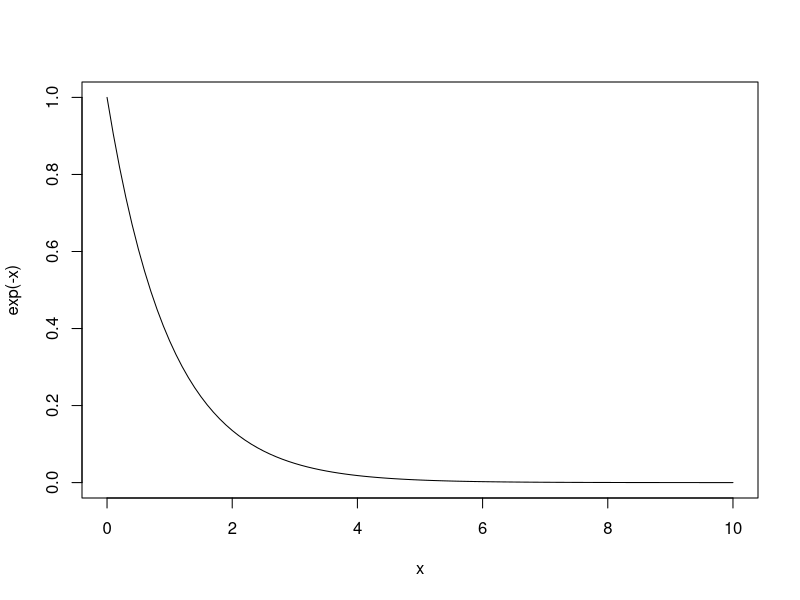
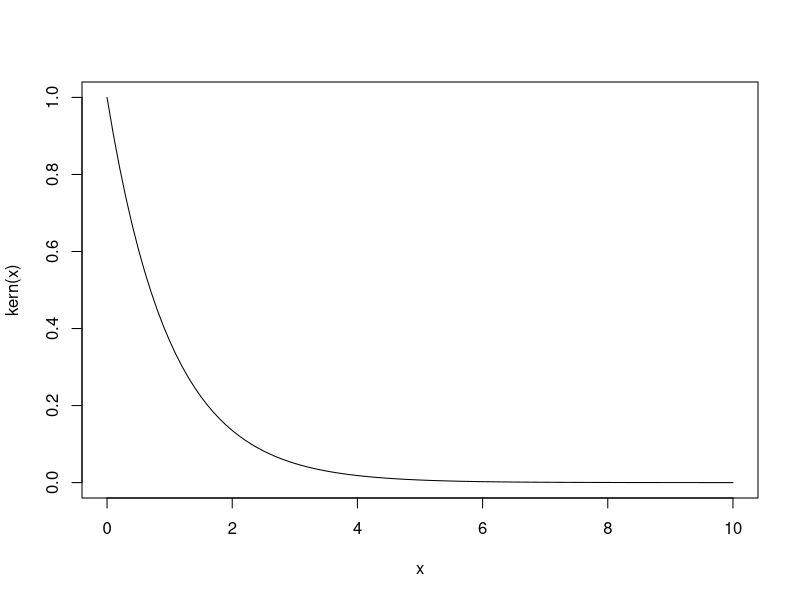

Here is the R script that generated these plots, in order: (Note: this script raises an error after producing the figures.)
#'
#'
#'
#' This implements migration (of the first kind)
#'
#' m_(ij) = m_0 "kern"("distance"_(ij)") N_j
#'
#'
#'
rate_to_probability <- function(rate) {
  1 - exp(-rate)
}

# set.seed(20240412)


litter_size_distr <- c(2, 4, 13, 22.5, 17.5, 14, 9, 3) / 100
avg_litter_size <- sum(seq_along(litter_size_distr) * litter_size_distr)
avg_litter_size <- avg_litter_size / 2

# litter_size_distr %>% sum()
# litter_size0 <- c(`0` = 1 - sum(litter_size_distr), litter_size_distr)
# sample_litter_size <- function(n) {
#   sample.int(length(litter_size0),
#              size = n, replace = TRUE, prob = litter_size0) - 1
# }

birth <-  avg_litter_size
death <- 0.6540
# birth <- yearly_prob_to_weekly_prob(rate_to_probability(birth))
# death <- yearly_prob_to_weekly_prob(death)
c(birth = birth, death = death)



birth_baseline <- birth
death_baseline <- death
birth_baseline <- 4
death_baseline <- 1

growth_baseline <- birth_baseline - death_baseline

mu_0 <- death_baseline
beta_0 <- birth_baseline

# migration baseline
m_baseline <- 0.15

dist_01 <- 0.2
#' Adjustment coefficient
# (birth_baseline - death_baseline) / (birth_baseline + death_baseline)

#' carrying capacity
k0 <- 15
# k0 <- 25
# k0 <- 80
# u0 <- seq.default(1, 12, by = 1)
# u0 %>% log1p()
# exp(-(0:12) + log(10)) %>% prettyNum()
# sqrt(c(0:10**2)) %>%
#   plot(y=rep.int(0, length(.)))
# sqrt(0:10**2)
# u0 <- seq.default(1, ceiling(1.5 * k0), by = 1)


reps <- 100
reps <- 50
max_t_years <- 25

# max_t_weeks <- max_t_years * 52

curve(exp(-x), to = 10)
kern <- function(distance, d0 = 1) {
  exp(-distance / d0)
}

# curve(exp(-x/5), to = 30)
curve(kern(x), to = 10)

# stopifnot(length(u0) == 1)
# TODO: maybe sort it
u1 <- 10
u2 <- 0
current_u <- c(u1 = u1, u2 = u2) %>% rep.int(times = reps)
# current_u
# reps
id_rep <- seq_len(reps)
current_t <- numeric(length(id_rep))


if (any(k0 > current_u)) {
  warning("Starting population larger than carrying capacity")
}

# results <- cbind(rep = integer(0), t = numeric(0)) %>%
#   cbind(u = identity(t(numeric(2))))
results <- cbind(rep = integer(0), t = numeric(0),
                 u1 = integer(0),
                 u2 = integer(0))
results <- rbind(
  results,
  cbind(rep = id_rep, t = current_t,
        matrix(current_u, ncol = 2, byrow = TRUE)
  )
)
stopifnot(nrow(results) == reps)

repeat {

  stopifnot(all(!is.na(current_u),
                !is.na(current_t)))

  current_n <- length(id_rep)
  next_unif <- runif(current_n)

  stopifnot(
    vapply(next_unif, \(x) !isTRUE(all.equal.numeric(x, 0)), FUN.VALUE = logical(1))
  )
  # birth <- growth_baseline * pmax(0, 1 - current_u / k0)
  # death <- growth_baseline * pmax(0, current_u / k0 - 1)

  # BIRTH and DEATH process
  # birth <- beta_0 * pmax(0, (1 - (current_u * (beta_0 - mu_0)) / (k0 * (beta_0 + mu_0))))
  # death <- mu_0 * (1 + (current_u * (beta_0 - mu_0)) / (k0 * (beta_0 + mu_0)))
  # stopifnot(all(birth >= 0), all(death >= 0))
  # delta_t <- -log(next_unif) / ((birth + death) * current_u)

  # MIGRATION
  current_u1 <- current_u[c(TRUE, FALSE)]
  current_u2 <- current_u[c(FALSE, TRUE)]
  # all_m <- kern(distance = dist_01) * current_0
  m_common <- m_baseline * kern(distance = dist_01) * (current_u1 + current_u2)
  #FIXME: check if any (all?) m_common is zero
  delta_t <- -log(next_unif) / (m_common)
  stopifnot(
    length(delta_t) == length(m_common)
  )
  # what if no-one migrates?
  # delta_t[current_u == k0] <- 0

  # DEBUG
  # (death == 0) & (birth == 0) & (current_u!=k0)

  # ALTERNATIVE:
  # delta_t <- rexp(n = current_n, rate = (birth + death) * current_u)
  stopifnot(all(!is.infinite(delta_t)))
  stopifnot(all(delta_t >= 0))
  next_t <- current_t + delta_t

  # IDEA: use rexp instead you crazy person

  # BIRTH AND DEATH APPROACH
  # birth <- rate_to_probability(birth)
  # death <- rate_to_probability(death)
  # stopifnot(all(birth >= 0), all(death >= 0),
  #           all(birth <= 1), all(death <= 1))

  # which direction did the movement occur in?
  delta_u <- rbinom(n = current_n, size = 1,
                    prob = current_u2 / (current_u1 + current_u2))
  # 0 => u1, 1 => u2
  delta_u <- c(-1, 1)[delta_u + 1]
  # current_u
  # delta_u
  next_u <- current_u
  next_u[c(TRUE, FALSE)] <- current_u1 + delta_u
  next_u[c(FALSE, TRUE)] <- current_u2 + (-1) * delta_u
  # current_u
  stopifnot(all(next_u >= 0))
  stopifnot(all(!is.na(delta_u)))

  #shift
  current_t <- next_t
  current_u <- next_u

  # record
  results <- rbind(
    results,
    cbind(rep = id_rep, t = current_t,
          u = current_u %>% matrix(byrow = TRUE, ncol = 2))
  )

  # retire elapsed trajectories
  elapsed_t <- which(current_t >= max_t_years)
  elapsed_t_u <- c(
    2 * elapsed_t - 1,
    2 * elapsed_t
  )
  # elapsed_t <- c(elapsed_t, elapsed_t + 1)
  # FIXME: it has to be all u in the iteration
  # elapsed_u <- which(current_u == 0)
  elapsed_u <- integer()
  # elapsed_k0 <- which(current_u == k0) # or delta_t == 0
  elapsed_k0 <- integer()
  elapsed_reps <- unique(c(elapsed_t, elapsed_u, elapsed_k0))

  if (length(elapsed_reps) > 0) {
    #   # message(glue("{length(elapsed_u)}"))
    #
    #   #add `t_max` to the `elapsed_u` group
    #   # FIXME: this is currently disabled
    #   elapsed_u_and_k0 <- unique(c(elapsed_u, elapsed_k0))
    #   elapsed_t_u
    #   # current_u
    #   results <- rbind(
    #     results, cbind(rep = id_rep[elapsed_u_and_k0],
    #                    t = rep.int(max_t_years, length(elapsed_u_and_k0)),
    #                    u = current_u[elapsed_u_and_k0] %>%
    #                      matrix(byrow=TRUE, ncol = 2))
    #   )
    # }

    # remove the elapsed simulations from consideration
    # current_u <- current_u[-elapsed_reps]
    # current_t <- current_t[-elapsed_reps]
    current_u <- current_u[-elapsed_t_u]
    current_t <- current_t[-elapsed_t]
    # FIXME:
    # id_rep <- id_rep[-elapsed_reps]
    id_rep <- id_rep[-elapsed_t]
  }

  stopifnot(length(current_u) == 2 * length(current_t),
            length(current_t) == length(id_rep)
  )
  if (length(current_u) == 0) {
    break
  }
}
stopifnot(length(id_rep) == 0)

results <-
  results %>%
  as_tibble()

# current_t
# current_u
# id_rep
# stop()
# results <- results |>
#   as_tibble() %>%
#   left_join(
#     results_info %>% bind_rows(),
#     by = join_by(rep)
#   )
# u0
#'
#' Cache the result
fs::dir_create(".cache")
results %>% write_rds(".cache/024_results_with_info.RDS")

results

results %>%
  pivot_longer(c(u1, u2),
               names_pattern = "u(\\d+)",
               names_to = "id_u",
               values_to = "u") %>%
  identity() %>% {
    ggplot(.) +
      aes(t, u, group = str_c(rep, id_u)) +
      geom_line(
        aes(color = id_u),
        alpha = 0.4,
      ) +

      # APPROACH: Poisson-regression
      # geom_smooth(aes(group = id_u,
      #                 color = id_u),
      #             method = glm,
      #             method.args = list(family = poisson),
      #             linetype = "dashed",
      #             se = FALSE) +
      # APPROACH: GAM
      geom_smooth(aes(group = id_u,
                      color = id_u),
                  # method = glm,
                  # method.args = list(family = poisson),
                  linetype = "dashed",
                  se = FALSE) +

      geom_vline(aes(xintercept = max_t_years,
                 color = "max_t"),
                 linetype = "dotted") +

      theme_bw(base_size = 14) +
      labs(color = NULL) +
      theme(legend.position = "bottom") +
      NULL
  }



#'
#' # glm_results <- glm(
#' #   u ~ t + offset(-log(results$u0)),
#' #   # u ~ factor(id_u0)*0 + t,
#' #   data = results,
#' #   family = poisson()
#' # )
#' # glm_results
#' # glm_results %>% summary()
#' # glm_results <- glm(
#' #   u ~ t + 0,
#' #   offset = log(u0),
#' #   data = results,
#' #   family = poisson()
#' # )
#' # glm_results
#' # glm_results %>% summary()
#' # glm_results %>%
#' #   predict.glm(
#' #     newdata = tibble(t = 0.1),
#' #     terms = TRUE
#' #   ) %>%
#' #   # str()
#' #   as_tibble()
#'
#' # predict.glm(glm_results) %>%
#' #   as_tibble()
#' # predict.glm(glm_results,
#' #             newdata = tibble(t = 0.1, u0 = 1)) %>%
#' #   as_tibble()
#' #
#' # glm_predict <-
#' #   expand_grid(
#' #     # t = seq.default(0, max_t_years, length.out = 100),
#' #     # u0 = seq.default(0, 10, by = 1)
#' #   ) %>%
#' #   bind_cols(
#' #     predict =
#' #       predict.glm(
#' #         glm_results,
#' #         newdata = .,
#' #         type = "response"
#' #       )
#' #   )
#' # results %>%
#' #   bind_cols(
#' #     predict = predict.glm(
#' #       glm_results, type = "response"
#' #     )
#' #   ) %>%
#' #   # nrow() %>%
#' # # glm_predict %>%
#' #   ggplot() +
#' #   aes(t, predict, group = id_u0) +
#' #
#' #   geom_line(aes(color = u0)) +
#' #   scale_color_binned() +
#' #
#' #   theme_bw(base_size = 14) +
#' #   NULL
#' #'
#' #'
#' p_traj <- results |>
#'   ggplot() +
#'   aes(t, u, group = rep) +
#'   # geom_step() +
#'   # geom_line(color = "grey90", show.legend = FALSE) +
#'   geom_line(aes(alpha = u), show.legend = FALSE) +
#'   # geom_step(aes(alpha = u), show.legend = FALSE) +
#'   geom_hline(aes(yintercept = k0), linetype = "dotted") +
#'
#'   scale_alpha_continuous(range = c(0.15)) +
#'   # xlim(c(NA, 4)) +
#'   theme_bw()
#' #'
#' p_traj
#' #'
#' #'
#' results |>
#'   ggplot() +
#'   aes(t, u, group = rep) +
#'   # geom_step(aes(color = u0)) +
#'   geom_line(aes(color = u0), alpha = 0.25) +
#'   geom_hline(aes(yintercept = k0), linetype = "dotted") +
#'
#'   scale_alpha_continuous(range = c(0.15)) +
#'   scale_color_binned() +
#'   xlim(c(NA, 11)) +
#'   ylim(c(0, NA)) +
#'
#'   theme_bw() +
#'   theme(legend.position = "bottom") +
#'   NULL
#' #'
#' results %>%
#'   # glimpse()
#'   ggplot() +
#'   aes(t, u, group = rep) +
#'   # geom_step() +
#'   # geom_line(color = "grey90", show.legend = FALSE) +
#'   geom_line(aes(alpha = u0), show.legend = FALSE) +
#'   # geom_step(aes(alpha = u), show.legend = FALSE) +
#'   geom_hline(aes(yintercept = k0), linetype = "dotted") +
#'
#'   scale_alpha_continuous(range = c(0.15)) +
#'
#'   theme_bw()
#'
#' # p_traj +
#' #   facet_grid(~u0) +
#' #   lims(u0 = c(0,10))
#' #'
#' # ode_times <- results$t %>% zapsmall() %>%  unique() %>% sort()
#' #'
#' #'
#'
#' ode_results <- deSolve::ode(
#'   y = c(u = u0), times = seq.default(0, 25, by = 0.001),
#'   parms = list(r = birth_baseline - death_baseline, k0 = k0,
#'                birth_baseline = birth_baseline,
#'                death_baseline = death_baseline),
#'   func = function(times, y, parameters) {
#'     with(parameters, {
#'       dN <- r * y * (1 - y / k0)
#'       list(dN)
#'     })
#'   }
#' )
#' ode_results <-
#'   ode_results %>%
#'   unclass() %>%
#'   as_tibble() %>%
#'   rename(t = time) %>%
#'   pivot_longer(
#'     -t,
#'     names_pattern = "u(\\d+)",
#'     names_to = c("id_u0"),
#'     values_to = "u") %>%
#'   mutate(u0 = u0[as.integer(id_u0)],
#'          id_u0 = NULL)
#' #TODO
#'
#'
#' p_traj_and_ode <- p_traj +
#'   aes(color = id_u0) +
#'   geom_line(aes(color = u0, group = u0), data = ode_results) +
#'
#'   labs(color = NULL) +
#'   theme(legend.position = "bottom") +
#'   NULL
#' p_traj_and_ode
#'
#'
#' results |>
#'   ggplot() +
#'   aes(t, u, group = rep) +
#'   # geom_step(aes(color = u0)) +
#'   geom_line(aes(color = u0), alpha = 0.15) +
#'   geom_hline(aes(yintercept = k0), linetype = "dotted") +
#'
#'
#'   # ODE
#'   geom_line(aes(color = u0, group = u0),
#'             linewidth = 0.75, linetype = "dashed",
#'             data = ode_results) +
#'
#'   labs(color = NULL, y = "N", x = "time") +
#'   scale_alpha_continuous(range = c(0.15)) +
#'   scale_color_binned() +
#'   xlim(c(NA, 11)) +
#'   ylim(c(0, NA)) +
#'   theme_bw(base_size = 14) +
#'   theme(aspect.ratio = 1) +
#'   theme(legend.position = "bottom") +
#'   NULL
#'
#' fs::dir_create("figures")
#' # ggsave(
#' #   width = 10*2,
#' #   filename = "figures/024_balanced_birth_death_with_ode.svg",
#' #   scale = 2,
#' #   device = svglite::svglite
#' # )
#'
#' #'
#' # fs::dir_create("figures")
#' # pdf(file = "figures/017_gillespie_growth_with_ode.pdf")
#' # results |>
#' #   group_by(u0) %>%
#' #   group_map(\(data, key) {
#' #     ggplot(data) +
#' #       aes(t, u, group = rep) +
#' #       # geom_step() +
#' #       # geom_line(color = "grey90", show.legend = FALSE) +
#' #       geom_line(aes(alpha = u), show.legend = FALSE) +
#' #       # geom_step(aes(alpha = u), show.legend = FALSE) +
#' #       geom_hline(aes(yintercept = k0), linetype = "dotted") +
#' #
#' #       scale_alpha_continuous(range = c(0.15)) +
#' #
#' #       theme_bw() +
#' #       geom_line(aes(color = u0, group = u0), data = ode_results) +
#' #
#' #       labs(color = NULL) +
#' #       theme(legend.position = "bottom") +
#' #       NULL
#' #   })
#' # dev.off()
#'
#' #'
#' # VALIDATION: must be zero / empty
#' # results %>%
#' #   dplyr::filter(t < 0)
#' #'
#' results %>%
#'   # dplyr::filter(id_u0 == 5) %>%
#'   ggplot() +
#'   aes(t, u, group = rep) +
#'   # geom_line(aes(color = identity(u0)), show.legend = TRUE) +
#'
#'   # `geom_smooth()` using method = 'gam' and formula = 'y ~ s(x, bs = "cs")'
#'   geom_smooth(aes(group = u0, color = u0)) +
#'   geom_line(aes(color = u0, group = u0), data = ode_results) +
#'
#'   # scale_color_viridis_c(direction = -1) +
#'   scale_color_viridis_b(direction = -1) +
#'
#'   labs(color = NULL) +
#'   theme_bw(base_size = 14) +
#'   theme(legend.position = "bottom") +
#'   NULL
#' #'
#' #' Plotting P(extinction, t | u0)
#' #'
#' results %>%
#'   slice_max(t, by = rep) %>%
#'   summarise(
#'     `P(extinction)` = mean(u < 1),
#'     .by = c(u0)
#'   ) %>%
#'   identity() %>%
#'   glimpse() %>%
#'   ggplot() +
#'   aes(u0, `P(extinction)`) +
#'   geom_line() +
#'   # geom_line(aes(color = u0)) +
#'   # scale_colour_viridis_c(direction = -1) +
#'   # scale_color_viridis_b(direction = -1, n.breaks = 9) +
#'
#'   labs(y = "P(extinct)",
#'        x = "u0",
#'        color = NULL) +
#'   theme_bw(base_size = 14) +
#'   ylim(y = c(0, NA)) +
#'   NULL
#' #'
#' #'
#' #'
#' #TODO: I need to do this for each of these lines, and calculate the difference
#' #' between the two, although they do look very similar...
#' #'
#' results_approxfun <-
#'   tapply(
#'     X = results[, c("t", "u")],
#'     INDEX = results$rep,
#'     FUN = \(x) {
#'       # rule = 1:2 for extinct numbers make sense.
#'       approxfun(x$t, y = x$u, method = "constant")
#'     }
#'   )
#' #'
#' max_t_years
#' #'
#' # DEBUG
#' # curve(
#' #   results_approxfun[[40]](x), to = 100
#' # )
#' results_info %>% str()
#' traj_approx_df <-
#'   results_approxfun %>%
#'   enframe("id_rep", "traj_approxfun") %>%
#'   bind_cols(results_info)
#' stopifnot(!anyNA(traj_approx_df))
#' stopifnot(all(traj_approx_df$id_rep == traj_approx_df$rep))
#' traj_approx_df
#' # traj_approx_df %>% View()
#'
#' t_linspace <- seq.default(0, max_t_years, length.out = 100)
#' id_time <- seq_along(t_linspace)
#' id_time_linspace <- rep.int(id_time, length(results_info$u0$u0))
#'
#' outcome_linspace <-
#'   vapply(results_approxfun,
#'          \(traj_fun) traj_fun(t_linspace),
#'          FUN.VALUE = double(length(t_linspace)))
#' # outcome_linspace %>%
#' #   Matrix::Matrix() %>% `[`(1:10, 1:10)
#' outcome_linspace %>% dim()
#' # id_time_linspace %>% dim()
#' id_time_linspace %>% length()
#' u0_linspace <- rep(results_info$u0$u0, each = length(t_linspace))
#' u0_linspace %>% length()
#'
#' prob_ext <- tapply(
#'   X = outcome_linspace,
#'   INDEX = list(u0 = u0_linspace, time = id_time_linspace),
#'   FUN = \(x) mean(x < 1)
#' )
#' prob_ext %>%
#'   str()
#' prob_ext %>%
#'   as_tibble()
#' prob_ext %>%
#'   as.data.frame.table() %>%
#'   as_tibble() %>%
#'   mutate(u0 = as.numeric(u0),
#'          time = as.numeric(time),
#'          time = t_linspace[time]) %>%
#'   identity() %>%
#'   ggplot() +
#'   aes(time, Freq, group = u0) +
#'   geom_line(aes(color = u0)) +
#'   # scale_colour_viridis_c(direction = -1) +
#'   scale_color_viridis_b(direction = -1, n.breaks = 9) +
#'
#'   labs(y = "P(extinct)",
#'        x = "time",
#'        color = NULL) +
#'   theme_bw(base_size = 14) +
#'   NULL
#' #'
#' #'
#' #'
#' #'
#'
